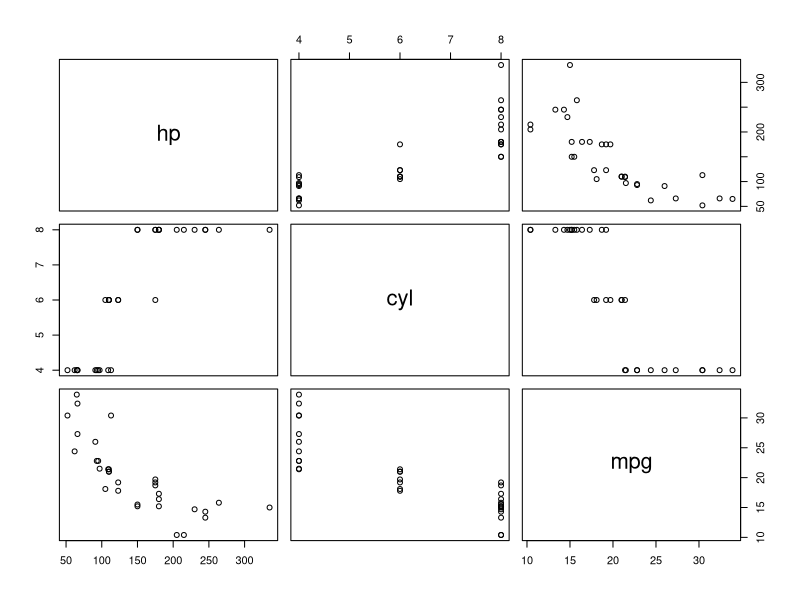

Write R code to recreate this figure.
# 10.1: Write an R program to get the first 10 Fibonacci numbers.

vector_of_Fibonacci_numbers <- numeric(10)
vector_of_Fibonacci_numbers[1] <- 1
vector_of_Fibonacci_numbers[2] <- 2
for (i in 3:10) {
    vector_of_Fibonacci_numbers[i] <- vector_of_Fibonacci_numbers[i - 2] + vector_of_Fibonacci_numbers[i - 1]
}
print(vector_of_Fibonacci_numbers)


# 10.2: Convert the previous code into a function. Instead of printing the results, just return the vector.

get_vector_of_Fibonacci_numbers <- function() {
    vector_of_Fibonacci_numbers <- numeric(10)
    vector_of_Fibonacci_numbers[1] <- 1
    vector_of_Fibonacci_numbers[2] <- 2
    for (i in 3:10) {
     vector_of_Fibonacci_numbers[i] <- vector_of_Fibonacci_numbers[i - 2] + vector_of_Fibonacci_numbers[i - 1]
    }
    return(vector_of_Fibonacci_numbers)
}
print(get_vector_of_Fibonacci_numbers())


# 10.3: Write a function that takes a numeric x and return 1 if 0 <= x <= 1. Return 0 otherwise.

is_between_zero_and_one_inclusive <- function(x) {
    if ((0 <= x) & (x <= 1)) {
        return(1)
    } else {
        return(0)
    }
}


# 10.4: Test the function on some values

print(is_between_zero_and_one_inclusive(-0.1))
print(is_between_zero_and_one_inclusive(0))
print(is_between_zero_and_one_inclusive(1))
print(is_between_zero_and_one_inclusive(1.1))


# 10.5: Write an R program to extract the first 10 English letters in lowercase, the last 10 letters in uppercase, and letters between the twenty-second and twenty-fourth letters inclusive in uppercase.
# Hint: R comes with letters and LETTERS, two vectors that contain lowercase and uppercase letters, respectively.

print("First 10 letters in lowercase:")
print(head(letters, 10))
print("Last 10 letters in uppercase:")
print(tail(LETTERS, 10))
print("Letters between twenty-second and twenty-fourth letters:")
print(LETTERS[22:24])

# 10.6: Write an R program to print the numbers from 1 to 100, print "Fizz" for multiples of 3, print "Buzz" for multiples of 5, and print "FizzBuzz" for multiples of both.

for (n in 1:100) {
    a <- ''
    b <- ''
    if (n %% 3 == 0) {
        a <- "Fizz"
    }
    if (n %% 5 == 0) {
        b <- "Buzz"
    }
    print(paste(n, ' ', a, b, sep = ''))
}


# 10.7: Write an R program to get the unique space-separated elements of a given string and unique numbers of a vector.
# Hint: Use the unique function.

sentence <- "The quick brown fox jumps over the lazy dog."
print(sentence)
print(class(sentence))
lowercase_sentence <- tolower(sentence)
print(sentence)
print(class(lowercase_sentence))
vector_of_elements <- strsplit(lowercase_sentence, ' ')[[1]]
print(vector_of_elements)
print(class(vector_of_elements))
vector_of_unique_elements <- unique(vector_of_elements)
print(vector_of_unique_elements)
print(class(vector_of_unique_elements))
vector_of_numbers <- c(1, 2, 2, 3, 4, 4, 5, 6)
print(vector_of_numbers)
print(class(vector_of_numbers))
vector_of_unique_numbers <- unique(vector_of_numbers)
print(vector_of_unique_numbers)
print(class(vector_of_unique_numbers))


# 10.8: Write an R program to find the maximum and minimum value of a given vector.
# Hint: Use the max and min functions.

vector_of_numbers = c(10, 20, 30, 40, 50, 60)
print("Original vector:")
print(vector_of_numbers)
print(class(vector_of_numbers))
print(paste("Maximum value of vector of numbers: ", max(vector_of_numbers), sep = ""))
print(paste("Minimum value of vector of numbers: ", min(vector_of_numbers), sep = ""))


# 10.9: Write an R program to create a sequence of numbers from 20 to 50, find the mean of numbers from 20 to 50, and find the sum of numbers from 51 to 91.

print("Sequence of numbers from 20 to 50:")
print(seq(20, 50))
print("Mean of numbers from 20 to 60:")
print(mean(20:60))
print(mean(seq(20, 60)))
print("Sum of numbers from 51 to 91:")
print(sum(51:91))
print(sum(seq(51, 91)))


# 10.10: Write an R program to create a data frame from four given vectors.

name <- c('A', 'B', 'C', 'D', 'E', 'F', 'G', 'H', 'I', 'J')
score <- c(1, 2, 3, 4, 5, 6, 7, 8, 9, 10)
attempt <- c(10, 9, 8, 7, 6, 5, 4, 3, 2, 1)
qualify <- c('Y', 'N', 'Y', 'N', 'N', 'Y', 'Y', 'N', 'N', 'Y')
data_frame <- data.frame(name, score, attempt, qualify)
print(data_frame)


# 10.11: Write an R program to extract the third and fifth rows with the first and third columns from the built-in airquality data frame.

print(airquality[c(3, 5), c(1, 3)])


# 10.12: Create a plot to compare gas mileage, number of cylinders, and horsepower using the built-in data frame mtcars.

plot(mtcars[ , c('hp', 'cyl', 'mpg')])